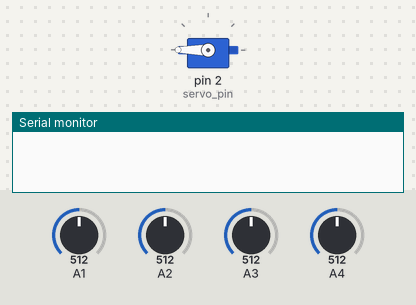
Bench run of a sketch on a simulated Arduino Uno, built with avr-gcc and run on an emulated ATmega328P. On the bench: servo, the last lines printed to the serial monitor. Wiring (inferred from the names in the program): servo: signal pin 2. The test bench sets the inputs (shaded band); at power-on: A1 = 512, A2 = 512, A3 = 512, A4 = 512. Servo pulses on a pin are drawn as a servo (544–2400 µs = 0–180°).

Above: at 0.8 s.
0.9 s: A1 set to 52
2.4 s: A1 set to 44
4.4 s: A2 set to 53
5.9 s: A2 set to 46
At 8.4 s:
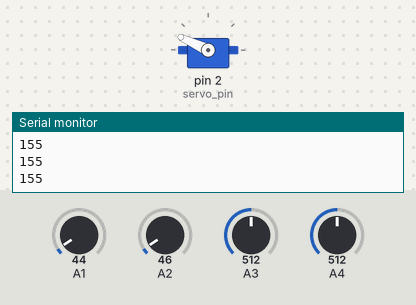
8.9 s: A2 set to 140
At 9.6 s:
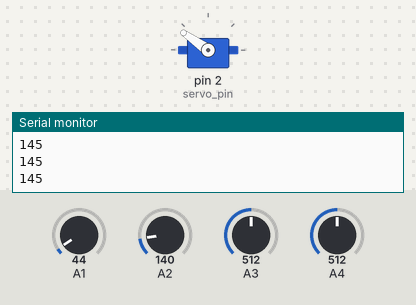
10.5 s: A2 set to 30
At 12.5 s:
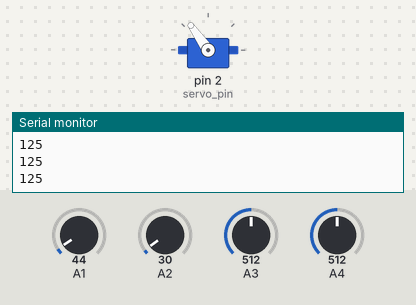
At 14.1 s:
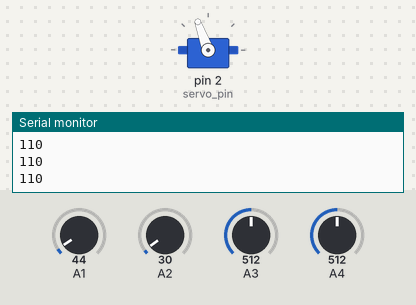
Timing chart, 0 to 17.2 s (numbered marks = the images above; inputs shaded):
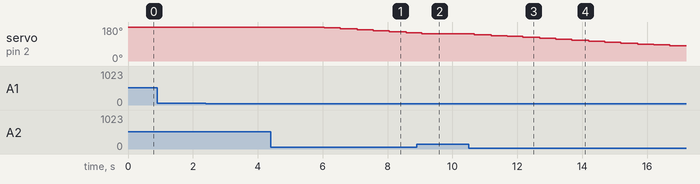

Measured:
- the behaviour switches between 50 and 49 on A2 (found by bisection; images 0 and 1)
- after the input at 0.9 s, every drawn part: stays the same
- after the input at 5.9 s, servo on pin 2 (servo_pin): moves from 180° to 150° over 2.5 s, starting after 0.15 s
- after the input at 8.9 s, servo on pin 2 (servo_pin): goes on until 9.1 s, then stays 145°
- after the input at 10.5 s, servo on pin 2 (servo_pin): moves from 145° to 80° over 6.0 s, starting after 0.17 s

The sketch:

Balanceamentoseringa.ino
```cpp
// ############################################# SERVO ###################

#define usToTicks(_us)    (( clockCyclesPerMicrosecond() * (_us)) / 8)
#define ticksToUs(_ticks) (((unsigned)(_ticks) * 8) / clockCyclesPerMicrosecond())

#define REFRESH_INTERVAL 20000     // Tempo entre pulsos do servo (μs)
#define servo_pulsemax    2400
#define servo_pulsemin    544

const byte servo_pin = 2;
volatile unsigned int servo_ticks;  // Duração do pulso em "ticks"

void handle_interrupt_simple() {
  static bool servoAtivo = 0;

  if (servoAtivo) {
    // Final do pulso (LOW)
    PORTD &= ~(1 << servo_pin);
    servoAtivo = 0;
    OCR1A = usToTicks(REFRESH_INTERVAL - servo_ticks);
  } else {
    // Início do pulso (HIGH)
    PORTD |= (1 << servo_pin);
    OCR1A = TCNT1 + servo_ticks;
    servoAtivo = 1;
  }
}

ISR(TIMER1_COMPA_vect) {
  handle_interrupt_simple();
}

void servo_attach() {
  pinMode(servo_pin, OUTPUT);
  TCCR1A = 0;
  TCCR1B = _BV(CS11);  // Prescaler 8
  TCNT1 = 0;

  TIFR1 |= _BV(OCF1A);
  TIMSK1 |= _BV(OCIE1A);
}

void servo_write(int ang) {
  ang = constrain(ang, 0, 180);
  unsigned int pulse = map(ang, 0, 180, servo_pulsemin, servo_pulsemax);
  pulse = usToTicks(pulse);

  uint8_t oldSREG = SREG;
  cli();
  servo_ticks = pulse;
  SREG = oldSREG;
}

// ############################################# RADIO ###################

bool flutua = 0;
bool afunda = 0;
bool frente = 0;
bool tras   = 0;

void ler_radio() {
  if (analogRead(A2) < 50) afunda = 1;
  if (analogRead(A3) < 50) flutua = 1;
  if (analogRead(A1) < 50) frente = 1;
  if (analogRead(A4) < 50) tras   = 1;
}

// ########################################## SENSOR #########################

const byte OUT_pin = 12;  // Dados do sensor
const byte SCK_pin = 11;  // Clock do sensor
long leitura_sensorinicio_media = 0;

long lerSensor() {
  const byte GAIN = 1;
  byte data[3];

  for (byte j = 3; j--;) {
    data[j] = shiftIn(OUT_pin, SCK_pin, MSBFIRST);
  }

  for (byte l = 0; l < GAIN; l++) {
    digitalWrite(SCK_pin, HIGH);
    digitalWrite(SCK_pin, LOW);
  }

  data[2] ^= 0x80;
  long leitura = ((uint32_t)data[2] << 16) | ((uint32_t)data[1] << 8) | (uint32_t)data[0];
  leitura -= 8388607;
  return leitura;
}

float conversorSensor(long leitura_atual) {
  float leitura_relativa = (leitura_atual - leitura_sensorinicio_media) / 419430.35;
  float leitura_profundidade = leitura_relativa * 7.246;
  return leitura_profundidade;
}

// ########################################## SETUP / LOOP ###################

#define seringa_inicio  180
#define seringa_max     130
#define seringa_min     100

void setup() {
  Serial.begin(9600);
  servo_attach();
  servo_write(seringa_inicio);
  ler_radio();
  while(!frente)
  {
    ler_radio();
  }
  frente = 0;

}

void loop() {
  static long leitura_sensoratual = 0;
  static float profundidade = 0;
  static float setpoint_profundidade = 0;
  static float pressao_interna = 0;
  static int angtest = 0;
  static int pos = 180;
  static float profundidade_filtrada = 0;
  static float alpha = 0.5;
  angtest = 180 - pos;
  static unsigned long tempo2 = 0;
  static unsigned long tempo3 = 0;

  static unsigned long tempo = millis();
  servo_write(pos);


  ler_radio();

  if ((flutua) && ((millis()-tempo3)>500) ) {

    pos += 5;
    tempo3 = millis();
    flutua = 0;
  }

  if (afunda && ((millis()-tempo3)>500)) {
    pos -= 5;
    tempo3 = millis();
    afunda = 0;
  }

  if(tras)
  {
    tras = 0;
    while (true)
    {
      servo_write(seringa_inicio);

    }  // força travamento até o reset
  }
  pos = constrain(pos, 0, 180);
  delay(100);
  Serial.println(pos);


}
```
